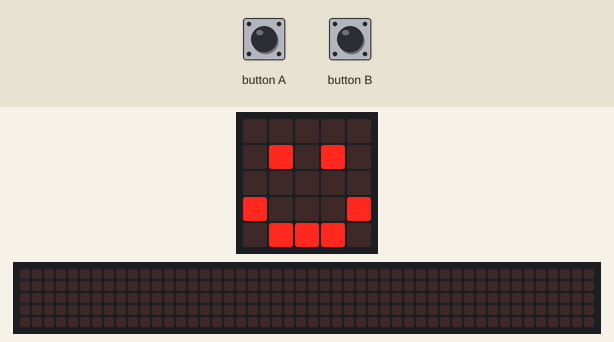
This program was run on a simulated BBC micro:bit running MicroPython. On the bench: the board's 5×5 LED display, a strip that is not on the board, showing the scrolling text unrolled. The inputs (shaded band) are chosen by the test bench. The 48×5 strip is a reading aid, not a part: it shows the text the display is scrolling, unrolled, one strip-width of it at a time.

Above: at 1.2 s.
1.3 s: button A pressed for 0.15 s
At 1.37 s:
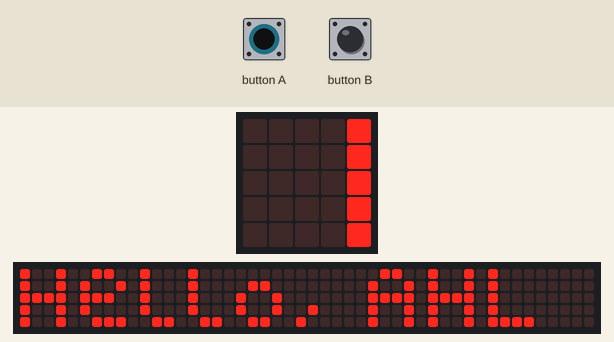
At 9.2 s:
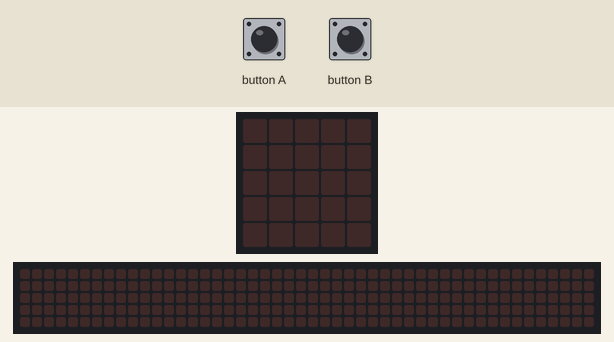
Timing chart, 0 to 10.0 s (numbered marks = the images above; inputs shaded):
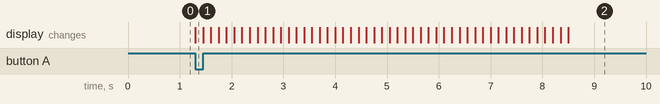

Measured:
- after the input at 1.3 s, the display: changes at once (image 1)

The program:

demo.py
```python
from microbit import *


display.show(Image.HAPPY)

while True:
    if button_a.is_pressed():
        display.scroll("Hello, AHL")
    elif button_b.is_pressed():
        display.show(Image.HEART)
    elif accelerometer.is_gesture("shake"):
        display.show(Image.SKULL)
```
